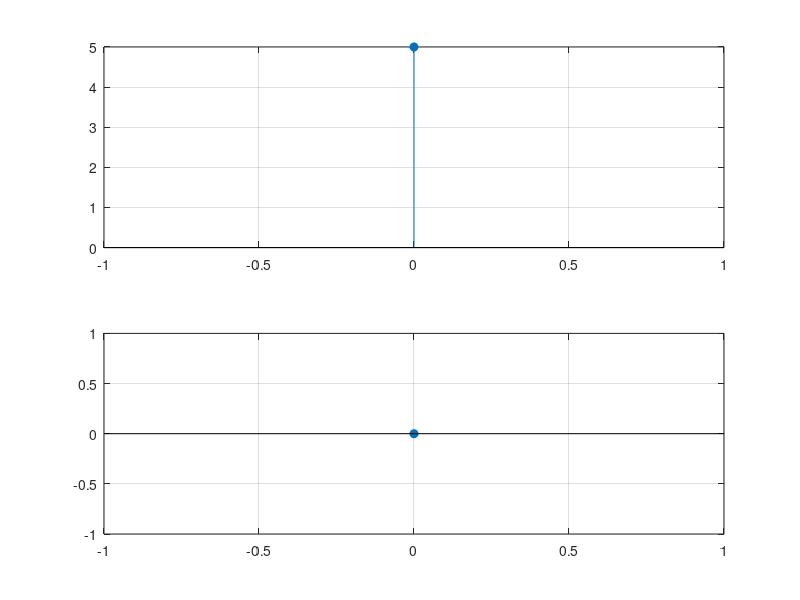

MATLAB code to generate this figure:
clc;
clear all;
close all;
x_n=input("Enter x_n");
N=length(x_n);
X_k=zeros(1,N);
for k=0:N-1
    sum=0;
    for n=0:N-1
        t=x_n(n+1)*exp(-1j*pi*2*k*n/N);
        sum=sum+t;
    end
    X_k(k+1)=sum;
end
subplot(2,1,1)
stem(0:N-1,abs(X_k),"filled");
grid on;
subplot(2,1,2)
stem(0:N-1,angle(X_k),"filled");
grid on;
